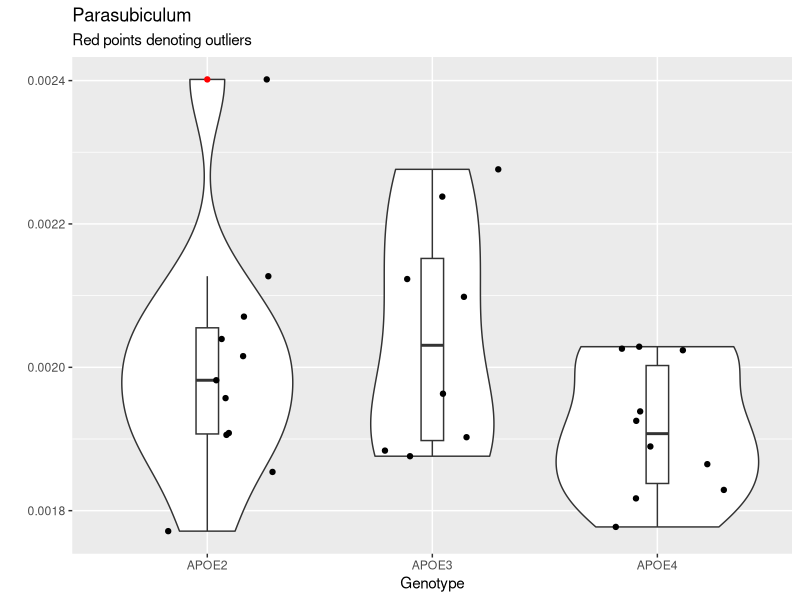
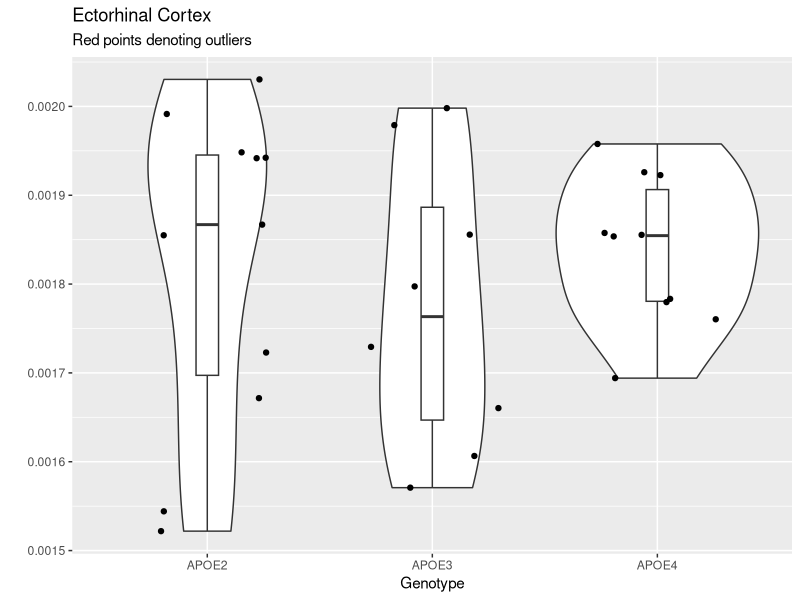
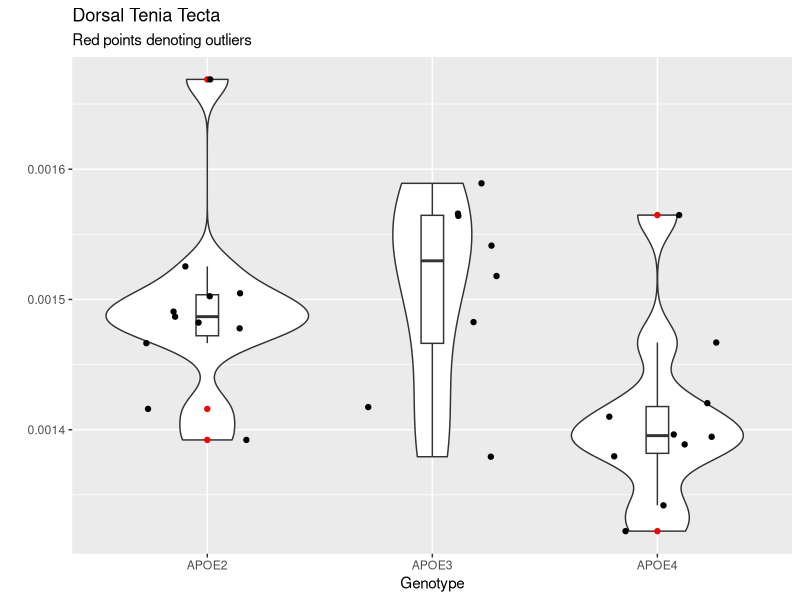
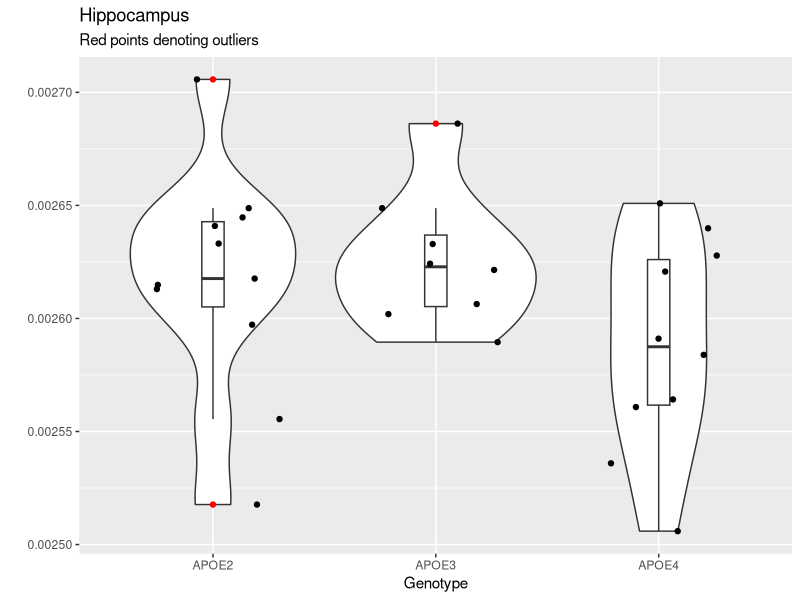
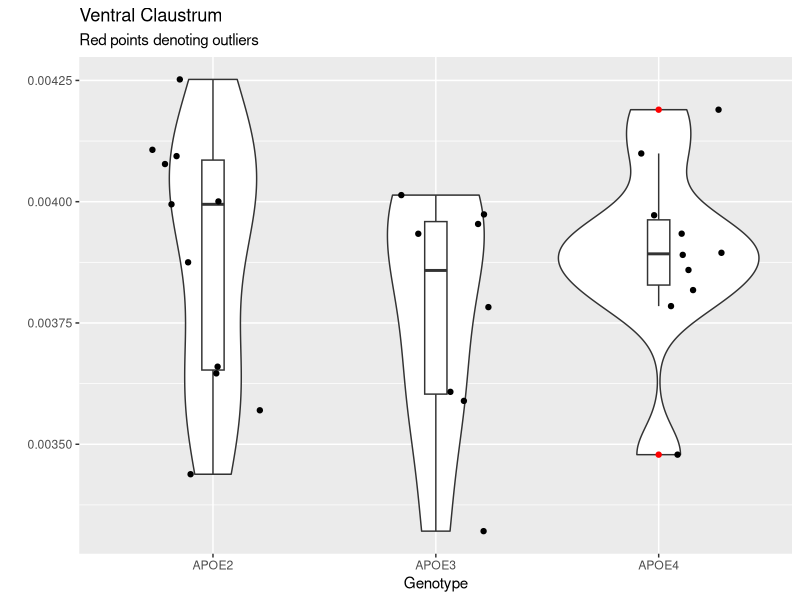
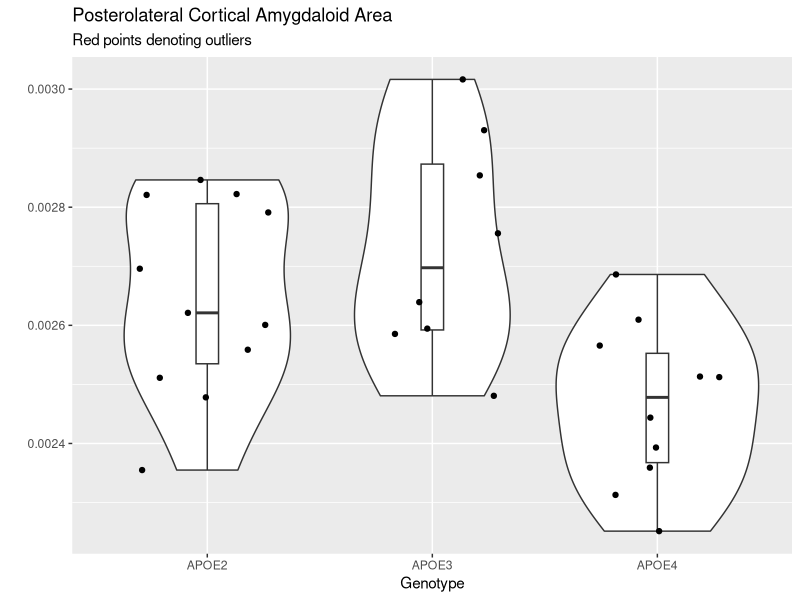
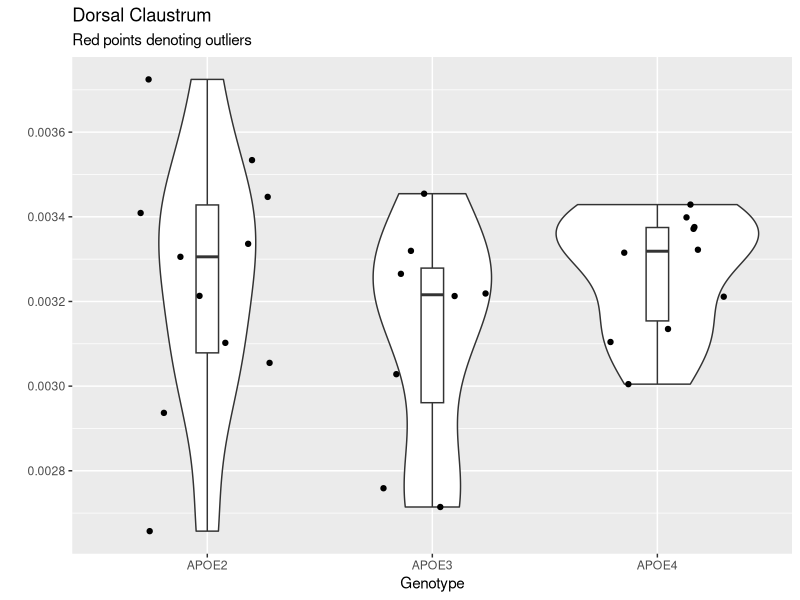
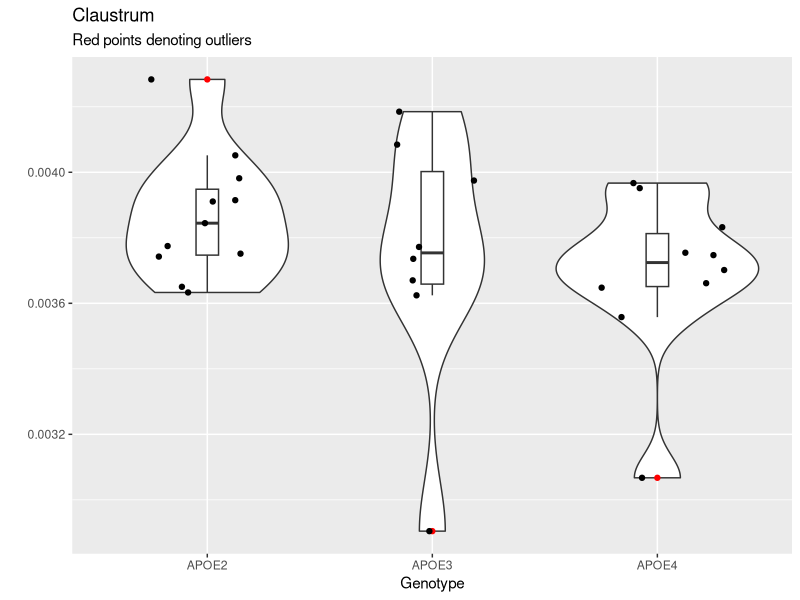

R code for these plots, in order:
## ---- chunk 1
library(tidyverse)
new <- read.csv("propGeno4Right.csv")

new <- new %>% 
  filter(! is.na(Genotype)) %>% 
  filter(Genotype != "") %>% 
  filter(Genotype != "HN") %>% 
  mutate(geno = case_when(
    Genotype == "APOE2" | Genotype == "APOE22" ~ "APOE2",
    Genotype == "APOE3" | Genotype == "APOE33" ~ "APOE3",
    Genotype == "APOE4" | Genotype == "APOE44" ~ "APOE4",
    Genotype == "CVN" ~ "CVN"
  )) %>% 
  group_by(geno) 

#view(new)
## ---- chunk 2
ggplot(data = new, aes(factor(geno), PaS)) +
  geom_violin() +
  geom_boxplot(width = 0.1, outlier.color = "red") +
  geom_jitter(height = 0, width = 0.3) +
  labs(x = "Genotype",
       y = "",
       title = "Parasubiculum",
       subtitle = "Red points denoting outliers") 

res.aov <- aov(PaS ~ geno, data = new)
summary(res.aov)
## ---- chunk 3
ggplot(data = new, aes(factor(geno), Ect)) +
  geom_violin() +
  geom_boxplot(width = 0.1, outlier.color = "red") +
  geom_jitter(height = 0, width = 0.3) +
  labs(x = "Genotype",
       y = "",
       title = "Ectorhinal Cortex",
       subtitle = "Red points denoting outliers") 

res.aov <- aov(Ect ~ geno, data = new)
summary(res.aov)
## ---- chunk 4
ggplot(data = new, aes(factor(geno), DTT)) +
  geom_violin() +
  geom_boxplot(width = 0.1, outlier.color = "red") +
  geom_jitter(height = 0, width = 0.3) +
  labs(x = "Genotype",
       y = "",
       title = "Dorsal Tenia Tecta",
       subtitle = "Red points denoting outliers") 

res.aov <- aov(DTT ~ geno, data = new)
summary(res.aov)
## ---- chunk 5
ggplot(data = new, aes(factor(geno), Hc)) +
  geom_violin() +
  geom_boxplot(width = 0.1, outlier.color = "red") +
  geom_jitter(height = 0, width = 0.3) +
  labs(x = "Genotype",
       y = "",
       title = "Hippocampus",
       subtitle = "Red points denoting outliers") 

res.aov <- aov(Hc ~ geno, data = new)
summary(res.aov)
## ---- chunk 6
ggplot(data = new, aes(factor(geno), VCl)) +
  geom_violin() +
  geom_boxplot(width = 0.1, outlier.color = "red") +
  geom_jitter(height = 0, width = 0.3) +
  labs(x = "Genotype",
       y = "",
       title = "Ventral Claustrum",
       subtitle = "Red points denoting outliers") 

res.aov <- aov(VCl ~ geno, data = new)
summary(res.aov)
## ---- chunk 7
ggplot(data = new, aes(factor(geno), PLCo)) +
  geom_violin() +
  geom_boxplot(width = 0.1, outlier.color = "red") +
  geom_jitter(height = 0, width = 0.3) +
  labs(x = "Genotype",
       y = "",
       title = "Posterolateral Cortical Amygdaloid Area",
       subtitle = "Red points denoting outliers") 

res.aov <- aov(PLCo ~ geno, data = new)
summary(res.aov)
## ---- chunk 8
ggplot(data = new, aes(factor(geno), DCl)) +
  geom_violin() +
  geom_boxplot(width = 0.1, outlier.color = "red") +
  geom_jitter(height = 0, width = 0.3) +
  labs(x = "Genotype",
       y = "",
       title = "Dorsal Claustrum",
       subtitle = "Red points denoting outliers") 

res.aov <- aov(DCl ~ geno, data = new)
summary(res.aov)
## ---- chunk 9
ggplot(data = new, aes(factor(geno), Cl)) +
  geom_violin() +
  geom_boxplot(width = 0.1, outlier.color = "red") +
  geom_jitter(height = 0, width = 0.3) +
  labs(x = "Genotype",
       y = "",
       title = "Claustrum",
       subtitle = "Red points denoting outliers") 

res.aov <- aov(Cl ~ geno, data = new)
summary(res.aov)
## ---- chunk 10
ggplot(data = new, aes(factor(geno), VIEnt)) +
  geom_violin() +
  geom_boxplot(width = 0.1, outlier.color = "red") +
  geom_jitter(height = 0, width = 0.3) +
  labs(x = "Genotype",
       y = "",
       title = "Ventral Intermediate Entorhinal Cortex",
       subtitle = "Red points denoting outliers") 

res.aov <- aov(VIEnt ~ geno, data = new)
summary(res.aov)
## ---- chunk 11
ggplot(data = new, aes(factor(geno), MEnt)) +
  geom_violin() +
  geom_boxplot(width = 0.1, outlier.color = "red") +
  geom_jitter(height = 0, width = 0.3) +
  labs(x = "Genotype",
       y = "",
       title = "Left Caudomedial Entorhinal Cortex",
       subtitle = "Red points denoting outliers") 

res.aov <- aov(MEnt ~ geno, data = new)
summary(res.aov)
## ---- chunk 12
ggplot(data = new, aes(factor(geno), DLEnt)) +
  geom_violin() +
  geom_boxplot(width = 0.1, outlier.color = "red") +
  geom_jitter(height = 0, width = 0.3) +
  labs(x = "Genotype",
       y = "",
       title = "Left Dorsolateral Entorhinal Cortex",
       subtitle = "Red points denoting outliers") 

res.aov <- aov(DLEnt ~ geno, data = new)
summary(res.aov)
## ---- chunk 13
ggplot(data = new, aes(factor(geno), DIEnt)) +
  geom_violin() +
  geom_boxplot(width = 0.1, outlier.color = "red") +
  geom_jitter(height = 0, width = 0.3) +
  labs(x = "Genotype",
       y = "",
       title = "Left Dorsal Intermediate Entorhinal Cortex",
       subtitle = "Red points denoting outliers") 

res.aov <- aov(DIEnt ~ geno, data = new)
summary(res.aov)
## ---- chunk 14
ggplot(data = new, aes(factor(geno), CEnt)) +
  geom_violin() +
  geom_boxplot(width = 0.1, outlier.color = "red") +
  geom_jitter(height = 0, width = 0.3) +
  labs(x = "Genotype",
       y = "",
       title = "Left Caudomedial Entorhinal Cortex",
       subtitle = "Red points denoting outliers") 

res.aov <- aov(CEnt ~ geno, data = new)
summary(res.aov)
## ---- chunk 15
ggplot(data = new, aes(factor(geno), VO)) +
  geom_violin() +
  geom_boxplot(width = 0.1, outlier.color = "red") +
  geom_jitter(height = 0, width = 0.3) +
  labs(x = "Genotype",
       y = "",
       title = "Left Ventral Orbital Cortex",
       subtitle = "Red points denoting outliers") 

res.aov <- aov(VO ~ geno, data = new)
summary(res.aov)
## ---- chunk 16
ggplot(data = new, aes(factor(geno), V1B)) +
  geom_violin() +
  geom_boxplot(width = 0.1, outlier.color = "red") +
  geom_jitter(height = 0, width = 0.3) +
  labs(x = "Genotype",
       y = "",
       title = "Left Primary Visual Cortex Binocular Area",
       subtitle = "Red points denoting outliers") 

res.aov <- aov(V1B ~ geno, data = new)
summary(res.aov)
## ---- chunk 17
ggplot(data = new, aes(factor(geno), V2MM)) +
  geom_violin() +
  geom_boxplot(width = 0.1, outlier.color = "red") +
  geom_jitter(height = 0, width = 0.3) +
  labs(x = "Genotype",
       y = "",
       title = "Left Secondary Visual Cortex Mediomedial Area",
       subtitle = "Red points denoting outliers") 

res.aov <- aov(V2MM ~ geno, data = new)
summary(res.aov)
## ---- chunk 18
ggplot(data = new, aes(factor(geno), V2ML)) +
  geom_violin() +
  geom_boxplot(width = 0.1, outlier.color = "red") +
  geom_jitter(height = 0, width = 0.3) +
  labs(x = "Genotype",
       y = "",
       title = "Left Secondary Visual Cortex Mediolateral Area",
       subtitle = "Red points denoting outliers") 

res.aov <- aov(V2ML ~ geno, data = new)
summary(res.aov)
## ---- chunk 19
ggplot(data = new, aes(factor(geno), V2L)) +
  geom_violin() +
  geom_boxplot(width = 0.1, outlier.color = "red") +
  geom_jitter(height = 0, width = 0.3) +
  labs(x = "Genotype",
       y = "",
       title = "Left Secondary Visual Cortex Lateral Area",
       subtitle = "Red points denoting outliers") 

res.aov <- aov(V2L ~ geno, data = new)
summary(res.aov)
## ---- chunk 20
ggplot(data = new, aes(factor(geno), V1M)) +
  geom_violin() +
  geom_boxplot(width = 0.1, outlier.color = "red") +
  geom_jitter(height = 0, width = 0.3) +
  labs(x = "Genotype",
       y = "",
       title = "Left Primary Visual Cortex Monocular Area",
       subtitle = "Red points denoting outliers") 

res.aov <- aov(V1M ~ geno, data = new)
summary(res.aov)
## ---- chunk 21
ggplot(data = new, aes(factor(geno), V1B)) +
  geom_violin() +
  geom_boxplot(width = 0.1, outlier.color = "red") +
  geom_jitter(height = 0, width = 0.3) +
  labs(x = "Genotype",
       y = "",
       title = "Left Primary Visual Cortex Binocular Area",
       subtitle = "Red points denoting outliers") 

res.aov <- aov(V1B ~ geno, data = new)
summary(res.aov)
## ---- chunk 22
ggplot(data = new, aes(factor(geno), V1)) +
  geom_violin() +
  geom_boxplot(width = 0.1, outlier.color = "red") +
  geom_jitter(height = 0, width = 0.3) +
  labs(x = "Genotype",
       y = "",
       title = "Left Primary Visual Cortex",
       subtitle = "Red points denoting outliers") 

res.aov <- aov(V1 ~ geno, data = new)
summary(res.aov)
## ---- chunk 23
ggplot(data = new, aes(factor(geno), TeA)) +
  geom_violin() +
  geom_boxplot(width = 0.1, outlier.color = "red") +
  geom_jitter(height = 0, width = 0.3) +
  labs(x = "Genotype",
       y = "",
       title = "Left Temporal Association Cortex",
       subtitle = "Red points denoting outliers") 

res.aov <- aov(TeA ~ geno, data = new)
summary(res.aov)
## ---- chunk 24
ggplot(data = new, aes(factor(geno), S2)) +
  geom_violin() +
  geom_boxplot(width = 0.1, outlier.color = "red") +
  geom_jitter(height = 0, width = 0.3) +
  labs(x = "Genotype",
       y = "Left Secondary Somatosensory Cortex",
       subtitle = "Red points denoting outliers") 

res.aov <- aov(S2 ~ geno, data = new)
summary(res.aov)
## ---- chunk 25
ggplot(data = new, aes(factor(geno), S1ULp)) +
  geom_violin() +
  geom_boxplot(width = 0.1, outlier.color = "red") +
  geom_jitter(height = 0, width = 0.3) +
  labs(x = "Genotype",
       y = "",
       title = "Left Primary Somatosensory Cortex Upper Lip Region",
       subtitle = "Red points denoting outliers") 

res.aov <- aov(S1ULp ~ geno, data = new)
summary(res.aov)
## ---- chunk 26
ggplot(data = new, aes(factor(geno), S1Tr)) +
  geom_violin() +
  geom_boxplot(width = 0.1, outlier.color = "red") +
  geom_jitter(height = 0, width = 0.3) +
  labs(x = "Genotype",
       y = "",
       title = "Left Primary Somatosensory Cortex Trunk Region",
       subtitle = "Red points denoting outliers") 

res.aov <- aov(S1Tr ~ geno, data = new)
summary(res.aov)
## ---- chunk 27
ggplot(data = new, aes(factor(geno), S1Sh)) +
  geom_violin() +
  geom_boxplot(width = 0.1, outlier.color = "red") +
  geom_jitter(height = 0, width = 0.3) +
  labs(x = "Genotype",
       y = "",
       title = "Left Primary Somatosensory Cortex Shoulder Region",
       subtitle = "Red points denoting outliers") 

res.aov <- aov(S1Sh ~ geno, data = new)
summary(res.aov)
## ---- chunk 28
ggplot(data = new, aes(factor(geno), S1J)) +
  geom_violin() +
  geom_boxplot(width = 0.1, outlier.color = "red") +
  geom_jitter(height = 0, width = 0.3) +
  labs(x = "Genotype",
       y = "",
       title = "Left Primary Somatosensory Cortex Jaw Region",
       subtitle = "Red points denoting outliers") 

res.aov <- aov(S1J ~ geno, data = new)
summary(res.aov)
## ---- chunk 29
ggplot(data = new, aes(factor(geno), S1HL)) +
  geom_violin() +
  geom_boxplot(width = 0.1, outlier.color = "red") +
  geom_jitter(height = 0, width = 0.3) +
  labs(x = "Genotype",
       y = "",
       title = "Left Primary Somatosensory Cortex Hindlimb Region",
       subtitle = "Red points denoting outliers") 

res.aov <- aov(S1HL ~ geno, data = new)
summary(res.aov)
## ---- chunk 30
ggplot(data = new, aes(factor(geno), S1FL)) +
  geom_violin() +
  geom_boxplot(width = 0.1, outlier.color = "red") +
  geom_jitter(height = 0, width = 0.3) +
  labs(x = "Genotype",
       y = "",
       title = "Left Primary Somatosensory Cortex Forelimb Region",
       subtitle = "Red points denoting outliers") 

res.aov <- aov(S1FL ~ geno, data = new)
summary(res.aov)
## ---- chunk 31
ggplot(data = new, aes(factor(geno), S1BF)) +
  geom_violin() +
  geom_boxplot(width = 0.1, outlier.color = "red") +
  geom_jitter(height = 0, width = 0.3) +
  labs(x = "Genotype",
       y = "",
       title = "Left Primary Somatosensory Cortex Dysgranular Zone",
       subtitle = "Red points denoting outliers") 

res.aov <- aov(S1DZ ~ geno, data = new)
summary(res.aov)
## ---- chunk 32
ggplot(data = new, aes(factor(geno), S1BF)) +
  geom_violin() +
  geom_boxplot(width = 0.1, outlier.color = "red") +
  geom_jitter(height = 0, width = 0.3) +
  labs(x = "Genotype",
       y = "",
       title = "Left Primary Somatosensory Cortex Barrel Field",
       subtitle = "Red points denoting outliers") 

res.aov <- aov(S1BF ~ geno, data = new)
summary(res.aov)
## ---- chunk 33
ggplot(data = new, aes(factor(geno), S1)) +
  geom_violin() +
  geom_boxplot(width = 0.1, outlier.color = "red") +
  geom_jitter(height = 0, width = 0.3) +
  labs(x = "Genotype",
       y = "",
       title = "Left Primary Somatosensory Cortex",
       subtitle = "Red points denoting outliers") 

res.aov <- aov(S1 ~ geno, data = new)
summary(res.aov)
## ---- chunk 34
ggplot(data = new, aes(factor(geno), PtPR)) +
  geom_violin() +
  geom_boxplot(width = 0.1, outlier.color = "red") +
  geom_jitter(height = 0, width = 0.3) +
  labs(x = "Genotype",
       y = "",
       title = "Left Parietal Cortex Posterial Area Rostral Part",
       subtitle = "Red points denoting outliers") 

res.aov <- aov(PtPR ~ geno, data = new)
summary(res.aov)
## ---- chunk 35
ggplot(data = new, aes(factor(geno), MPtA)) +
  geom_violin() +
  geom_boxplot(width = 0.1, outlier.color = "red") +
  geom_jitter(height = 0, width = 0.3) +
  labs(x = "Genotype",
       y = "",
       title = "Left Medial Parietal Association Cortex",
       subtitle = "Red points denoting outliers") 

res.aov <- aov(MPtA ~ geno, data = new)
summary(res.aov)
## ---- chunk 36
ggplot(data = new, aes(factor(geno), MO)) +
  geom_violin() +
  geom_boxplot(width = 0.1, outlier.color = "red") +
  geom_jitter(height = 0, width = 0.3) +
  labs(x = "Genotype",
       y = "",
       title = "Left Medial Orbital Cortex",
       subtitle = "Red points denoting outliers") 

res.aov <- aov(MO ~ geno, data = new)
summary(res.aov)
## ---- chunk 37
ggplot(data = new, aes(factor(geno), M2)) +
  geom_violin() +
  geom_boxplot(width = 0.1, outlier.color = "red") +
  geom_jitter(height = 0, width = 0.3) +
  labs(x = "Genotype",
       y = "",
       title = "Left Secondary Motor Cortex",
       subtitle = "Red points denoting outliers") 

res.aov <- aov(M2 ~ geno, data = new)
summary(res.aov)
## ---- chunk 38
ggplot(data = new, aes(factor(geno), M1)) +
  geom_violin() +
  geom_boxplot(width = 0.1, outlier.color = "red") +
  geom_jitter(height = 0, width = 0.3) +
  labs(x = "Genotype",
       y = "",
       title = "Left Primary Motor Cortex",
       subtitle = "Red points denoting outliers") 

res.aov <- aov(M1 ~ geno, data = new)
summary(res.aov)
## ---- chunk 39
ggplot(data = new, aes(factor(geno), LPtA)) +
  geom_violin() +
  geom_boxplot(width = 0.1, outlier.color = "red") +
  geom_jitter(height = 0, width = 0.3) +
  labs(x = "Genotype",
       y = "",
       title = "Left Lateral Parietal Association Cortex",
       subtitle = "Red points denoting outliers") 

res.aov <- aov(LPtA ~ geno, data = new)
summary(res.aov)
## ---- chunk 40
ggplot(data = new, aes(factor(geno), LO)) +
  geom_violin() +
  geom_boxplot(width = 0.1, outlier.color = "red") +
  geom_jitter(height = 0, width = 0.3) +
  labs(x = "Genotype",
       y = "",
       title = "Left Lateral Orbital Cortex",
       subtitle = "Red points denoting outliers") 

res.aov <- aov(LO ~ geno, data = new)
summary(res.aov)
## ---- chunk 41
ggplot(data = new, aes(factor(geno), Ins)) +
  geom_violin() +
  geom_boxplot(width = 0.1, outlier.color = "red") +
  geom_jitter(height = 0, width = 0.3) +
  labs(x = "Genotype",
       y = "",
       title = "Left Insular Cortex",
       subtitle = "Red points denoting outliers") 

res.aov <- aov(Ins ~ geno, data = new)
summary(res.aov)
## ---- chunk 42
ggplot(data = new, aes(factor(geno), FrA)) +
  geom_violin() +
  geom_boxplot(width = 0.1, outlier.color = "red") +
  geom_jitter(height = 0, width = 0.3) +
  labs(x = "Genotype",
       y = "",
       title = "Left Frontal Assocation Cortex",
       subtitle = "Red points denoting outliers") 

res.aov <- aov(FrA ~ geno, data = new)
summary(res.aov)
## ---- chunk 43
ggplot(data = new, aes(factor(geno), Fr3)) +
  geom_violin() +
  geom_boxplot(width = 0.1, outlier.color = "red") +
  geom_jitter(height = 0, width = 0.3) +
  labs(x = "Genotype",
       y = "",
       title = "Left Frontal Cortex Area 3",
       subtitle = "Red points denoting outliers") 

res.aov <- aov(Fr3 ~ geno, data = new)
summary(res.aov)
## ---- chunk 44
ggplot(data = new, aes(factor(geno), DLO)) +
  geom_violin() +
  geom_boxplot(width = 0.1, outlier.color = "red") +
  geom_jitter(height = 0, width = 0.3) +
  labs(x = "Genotype",
       y = "",
       title = "Left Dorsolateral Orbital Cortex",
       subtitle = "Red points denoting outliers") 

res.aov <- aov(DLO ~ geno, data = new)
summary(res.aov)
## ---- chunk 45
ggplot(data = new, aes(factor(geno), AuV)) +
  geom_violin() +
  geom_boxplot(width = 0.1, outlier.color = "red") +
  geom_jitter(height = 0, width = 0.3) +
  labs(x = "Genotype",
       y = "",
       title = "Left Secondary Auditory Cortex Ventral Part",
       subtitle = "Red points denoting outliers") 

res.aov <- aov(AuV ~ geno, data = new)
summary(res.aov)
## ---- chunk 46
ggplot(data = new, aes(factor(geno), AuD)) +
  geom_violin() +
  geom_boxplot(width = 0.1, outlier.color = "red") +
  geom_jitter(height = 0, width = 0.3) +
  labs(x = "Genotype",
       y = "",
       title = "Left Secondary Auditory Cortex Dorsal Part",
       subtitle = "Red points denoting outliers") 

res.aov <- aov(AuD ~ geno, data = new)
summary(res.aov)
## ---- chunk 47
ggplot(data = new, aes(factor(geno), Au1)) +
  geom_violin() +
  geom_boxplot(width = 0.1, outlier.color = "red") +
  geom_jitter(height = 0, width = 0.3) +
  labs(x = "Genotype",
       y = "",
       title = "Left Primary Auditory Cortex",
       subtitle = "Red points denoting outliers") 

res.aov <- aov(Au1 ~ geno, data = new)
summary(res.aov)
## ---- chunk 48
ggplot(data = new, aes(factor(geno), A32)) +
  geom_violin() +
  geom_boxplot(width = 0.1, outlier.color = "red") +
  geom_jitter(height = 0, width = 0.3) +
  labs(x = "Genotype",
       y = "",
       title = "Left Cingulate Cortex Area 32",
       subtitle = "Red points denoting outliers") 

res.aov <- aov(A32 ~ geno, data = new)
summary(res.aov)
## ---- chunk 49
ggplot(data = new, aes(factor(geno), A30)) +
  geom_violin() +
  geom_boxplot(width = 0.1, outlier.color = "red") +
  geom_jitter(height = 0, width = 0.3) +
  labs(x = "Genotype",
       y = "",
       title = "Left Cingulate Cortex Area 30",
       subtitle = "Red points denoting outliers") 

res.aov <- aov(A30 ~ geno, data = new)
summary(res.aov)
## ---- chunk 50
ggplot(data = new, aes(factor(geno), A29c)) +
  geom_violin() +
  geom_boxplot(width = 0.1, outlier.color = "red") +
  geom_jitter(height = 0, width = 0.3) +
  labs(x = "Genotype",
       y = "",
       title = "Left Cingulate Cortex Area 29c",
       subtitle = "Red points denoting outliers") 

res.aov <- aov(A29c ~ geno, data = new)
summary(res.aov)
## ---- chunk 51
ggplot(data = new, aes(factor(geno), A29b)) +
  geom_violin() +
  geom_boxplot(width = 0.1, outlier.color = "red") +
  geom_jitter(height = 0, width = 0.3) +
  labs(x = "Genotype",
       y = "",
       title = "Left Cingulate Cortex Area 29b",
       subtitle = "Red points denoting outliers") 

res.aov <- aov(A29b ~ geno, data = new)
summary(res.aov)
## ---- chunk 52
ggplot(data = new, aes(factor(geno), A29a)) +
  geom_violin() +
  geom_boxplot(width = 0.1, outlier.color = "red") +
  geom_jitter(height = 0, width = 0.3) +
  labs(x = "Genotype",
       y = "",
       title = "Left Cingulate Cortex Area 29a",
       subtitle = "Red points denoting outliers") 

res.aov <- aov(A29a ~ geno, data = new)
summary(res.aov)
## ---- chunk 53
ggplot(data = new, aes(factor(geno), A24bPrime)) +
  geom_violin() +
  geom_boxplot(width = 0.1, outlier.color = "red") +
  geom_jitter(height = 0, width = 0.3) +
  labs(x = "Genotype",
       y = "",
       title = "Left Cingulate Cortex Area 24b Prime",
       subtitle = "Red points denoting outliers") 

res.aov <- aov(A24bPrime ~ geno, data = new)
summary(res.aov)
## ---- chunk 54
ggplot(data = new, aes(factor(geno), A24b)) +
  geom_violin() +
  geom_boxplot(width = 0.1, outlier.color = "red") +
  geom_jitter(height = 0, width = 0.3) +
  labs(x = "Genotype",
       y = "",
       title = "Left Cingulate Cortex Area 24b",
       subtitle = "Red points denoting outliers") 

res.aov <- aov(A24b ~ geno, data = new)
summary(res.aov)
## ---- chunk 55
ggplot(data = new, aes(factor(geno), A24aPrime)) +
  geom_violin() +
  geom_boxplot(width = 0.1, outlier.color = "red") +
  geom_jitter(height = 0, width = 0.3) +
  labs(x = "Genotype",
       y = "",
       title = "Left Cingulate Cortex Area 24a Prime",
       subtitle = "Red points denoting outliers") 

res.aov <- aov(A24aPrime ~ geno, data = new)
summary(res.aov)
## ---- chunk 56
ggplot(data = new, aes(factor(geno), A24a)) +
  geom_violin() +
  geom_boxplot(width = 0.1, outlier.color = "red") +
  geom_jitter(height = 0, width = 0.3) +
  labs(x = "Genotype",
       y = "",
       title = "Left Cingulate Cortex Area 24a",
       subtitle = "Red points denoting outliers") 

res.aov <- aov(A24a ~ geno, data = new)
summary(res.aov)
## ---- chunk 57
ggplot(data = new, aes(factor(geno), Exterior)) +
  geom_violin() +
  geom_boxplot(width = 0.1, outlier.color = "red") +
  geom_jitter(height = 0, width = 0.3) +
  labs(x = "Genotype",
       y = "",
       title = "Exterior",
       subtitle = "Red points denoting outliers") 

res.aov <- aov(Exterior ~ geno, data = new)
summary(res.aov)
